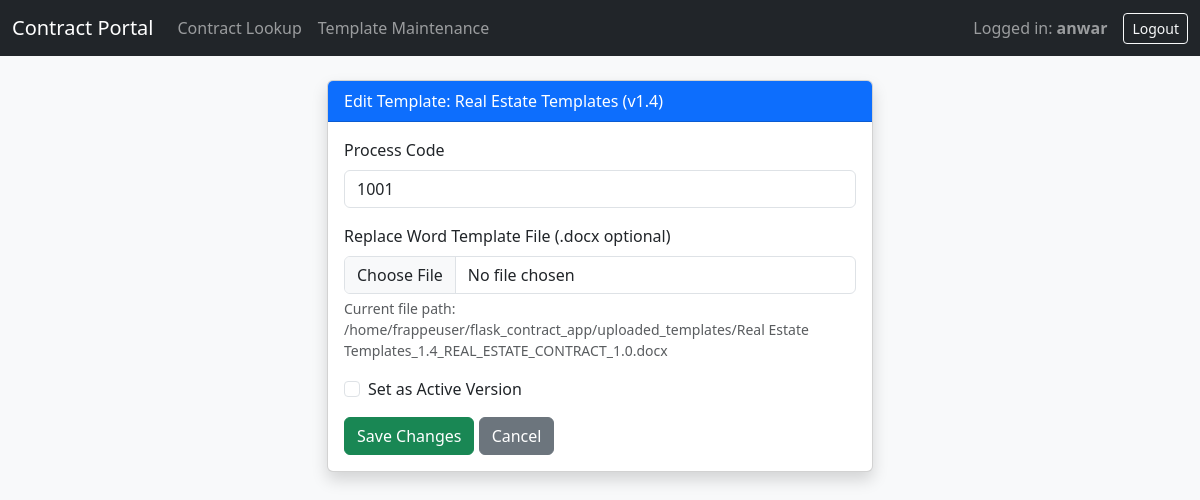
/admin/templates/edit/5 (signed in), run on the app's committed database.
### models.py (models this page shows, shortened)
class User(UserMixin, db.Model):
    id = db.Column(db.Integer, primary_key=True)
    username = db.Column(db.String(80), unique=True, nullable=False)
    password_hash = db.Column(db.String(255), nullable=True)
    is_admin = db.Column(db.Boolean, default=False)
    is_ldap_user = db.Column(db.Boolean, default=False)
    ldap_dn = db.Column(db.String(255), nullable=True)
    roles = db.relationship('Role', secondary=user_roles, backref=db.backref('users', lazy='dynamic'))

class ContractTemplate(db.Model):
    id = db.Column(db.Integer, primary_key=True)
    template_name = db.Column(db.String(120), nullable=False)
    version_number = db.Column(db.String(40), nullable=False)
    process_code = db.Column(db.String(80), nullable=False)
    file_path = db.Column(db.String(255), nullable=False)
    is_active = db.Column(db.Boolean, default=True)
    status_changed_at = db.Column(db.DateTime, default=datetime.utcnow)
    status_changed_by_id = db.Column(db.Integer, db.ForeignKey('user.id'), nullable=True)
    updated_at = db.Column(db.DateTime, default=datetime.utcnow, onupdate=datetime.utcnow)
    updated_by_id = db.Column(db.Integer, db.ForeignKey('user.id'), nullable=True)
    status_changed_by = db.relationship('User', foreign_keys=[status_changed_by_id])
    updated_by = db.relationship('User', foreign_keys=[updated_by_id])
    __table_args__ = (
        db.UniqueConstraint('template_name', 'version_number', name='uix_name_version'),
    )

### app.py (the view, shortened to what this page needs)
@app.route('/admin/templates/edit/<int:template_id>', methods=['GET', 'POST'])
@login_required
@template_permission_required
def admin_edit_template(template_id):
    if not (current_user.is_admin or any(r.name == 'Template Manager' for r in current_user.roles)):
        return redirect(url_for('user_dashboard'))
    tmpl = ContractTemplate.query.get_or_404(template_id)
    return render_template('admin/edit_template.html', template=tmpl)

### app.py (called while the page is built)
def template_permission_required(f):
    @wraps(f)
    def decorated_function(*args, **kwargs):
        has_template_role = any(r.name == 'Template Manager' for r in current_user.roles)
        if not (current_user.is_admin or has_template_role):
            flash('Access denied: You do not have permission to maintain templates.', 'danger')
            return redirect(url_for('user_dashboard'))
        return f(*args, **kwargs)
    return decorated_function

@login_manager.user_loader
def load_user(user_id):
    return User.query.get(int(user_id))

### templates/admin/edit_template.html
{% extends 'base.html' %}
{% block content %}
<div class="row justify-content-center">
    <div class="col-md-6">
        <div class="card shadow">
            <div class="card-header bg-primary text-white">Edit Template: {{ template.template_name }} (v{{ template.version_number }})</div>
            <div class="card-body">
                <form method="POST" enctype="multipart/form-data">
                    <div class="mb-3">
                        <label class="form-label">Process Code</label>
                        <input type="text" name="process_code" class="form-control" value="{{ template.process_code }}" required>
                    </div>
                    <div class="mb-3">
                        <label class="form-label">Replace Word Template File (.docx optional)</label>
                        <input type="file" name="file" class="form-control" accept=".docx">
                        <small class="text-muted d-block mt-1">Current file path: {{ template.file_path }}</small>
                    </div>
                    <div class="form-check mb-3">
                        <input class="form-check-input" type="checkbox" name="is_active" id="is_active" {% if template.is_active %}checked{% endif %}>
                        <label class="form-check-label" for="is_active">Set as Active Version</label>
                    </div>
                    <button type="submit" class="btn btn-success">Save Changes</button>
                    <a href="{{ url_for('admin_templates') }}" class="btn btn-secondary">Cancel</a>
                </form>
            </div>
        </div>
    </div>
</div>
{% endblock %}

### templates/base.html (shortened to what this page needs)
<!DOCTYPE html>
<html lang="en">
<head>
    <link href="https://cdn.jsdelivr.net/npm/bootstrap@5.3.2/dist/css/bootstrap.min.css" rel="stylesheet">
    <link rel="stylesheet" href="{{ url_for('static', filename='css/style.css') }}">
</head>
<body class="bg-light">
<nav class="navbar navbar-expand-lg navbar-dark bg-dark">
  <div class="container-fluid">
    <a class="navbar-brand" href="#">Contract Portal</a>
    <div class="collapse navbar-collapse">
      {% if current_user.is_authenticated %}
      <ul class="navbar-nav me-auto mb-2 mb-lg-0">
        <li class="nav-item"><a class="nav-link" href="{{ url_for('user_dashboard') }}">Contract Lookup</a></li>
        {% set is_template_mgr = current_user.roles | selectattr('name', 'equalto', 'Template Manager') | list | length > 0 %}
        {% if current_user.is_admin or is_template_mgr %}
        <li class="nav-item">
            <a class="nav-link" href="{{ url_for('admin_templates') }}">Template Maintenance</a>
        </li>
        {% endif %}
      </ul>
      <span class="navbar-text me-3">Logged in: <strong>{{ current_user.username }}</strong></span>
      <a class="btn btn-outline-light btn-sm" href="{{ url_for('logout') }}">Logout</a>
      {% endif %}
    </div>
  </div>
</nav>
<div class="container mt-4">
    {% block content %}{% endblock %}
</div>
</body>
</html>

### data on the page
User: username "anwar"
ContractTemplate: template_name "Real Estate Templates", version_number "1.4", process_code "1001", file_path "/home/frappeuser/flask_contract_app/uploaded_templates/Real Estate Templates_1.4_REAL_ESTATE_CONTRACT_1.0.docx"
